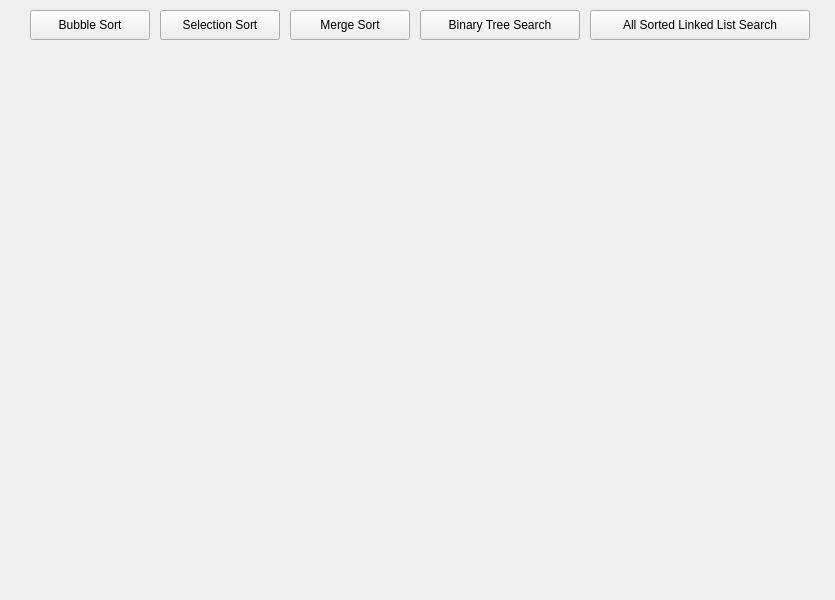
<?xml version="1.0" encoding="UTF-8"?>
<ui version="4.0">
    <class>MainWindow</class>
    <widget class="QMainWindow" name="MainWindow">
        <property name="geometry">
            <rect>
                <x>0</x>
                <y>0</y>
                <width>835</width>
                <height>600</height>
            </rect>
        </property>
        <property name="windowTitle">
            <string>Análisis de Algoritmos</string>
        </property>
        <widget class="QWidget" name="centralwidget">
            <property name="stylesheet">
                <string notr="true">background-color: black;</string>
            </property>
            <widget class="QLabel" name="prueba">
                <property name="geometry">
                    <rect>
                        <x>330</x>
                        <y>100</y>
                        <width>63</width>
                        <height>20</height>
                    </rect>
                </property>
                <property name="text">
                    <string/>
                </property>
            </widget>
            <widget class="QWidget" name="verticalLayoutWidget">
                <property name="geometry">
                    <rect>
                        <x>30</x>
                        <y>160</y>
                        <width>771</width>
                        <height>421</height>
                    </rect>
                </property>
                <property name="stylesheet">
                    <string notr="true">background-color: black;</string>
                </property>
                <layout class="QVBoxLayout" name="verticalLayout"/>
            </widget>

            <!-- Agregar los botones para generar las gráficas -->
            <widget class="QPushButton" name="bubbleSortButton">
                <property name="geometry">
                    <rect>
                        <x>30</x>
                        <y>10</y>
                        <width>120</width>
                        <height>30</height>
                    </rect>
                </property>
                <property name="stylesheet">
                    <string notr="true">background-color: black; color: white;</string>
                </property>
                <property name="text">
                    <string>Bubble Sort</string>
                </property>
            </widget>

            <widget class="QPushButton" name="selectionSortButton">
                <property name="geometry">
                    <rect>
                        <x>160</x>
                        <y>10</y>
                        <width>120</width>
                        <height>30</height>
                    </rect>
                </property>
                <property name="stylesheet">
                    <string notr="true">background-color: black; color: white;</string>
                </property>
                <property name="text">
                    <string>Selection Sort</string>
                </property>
            </widget>

            <widget class="QPushButton" name="mergeSortButton">
                <property name="geometry">
                    <rect>
                        <x>290</x>
                        <y>10</y>
                        <width>120</width>
                        <height>30</height>
                    </rect>
                </property>
                <property name="stylesheet">
                    <string notr="true">background-color: black; color: white;</string>
                </property>
                <property name="text">
                    <string>Merge Sort</string>
                </property>
            </widget>

            <widget class="QPushButton" name="binaryTreeSearchButton">
                <property name="geometry">
                    <rect>
                        <x>420</x>
                        <y>10</y>
                        <width>160</width>
                        <height>30</height>
                    </rect>
                </property>
                <property name="stylesheet">
                    <string notr="true">background-color: black; color: white;</string>
                </property>
                <property name="text">
                    <string>Binary Tree Search</string>
                </property>
            </widget>

            <widget class="QPushButton" name="allSortedLinkedListSearchButton">
                <property name="geometry">
                    <rect>
                        <x>590</x>
                        <y>10</y>
                        <width>220</width>
                        <height>30</height>
                    </rect>
                </property>
                <property name="stylesheet">
                    <string notr="true">background-color: black; color: white;</string>
                </property>
                <property name="text">
                    <string>All Sorted Linked List Search</string>
                </property>
            </widget>

        </widget>
    </widget>
    <resources/>
    <connections/>
</ui>
